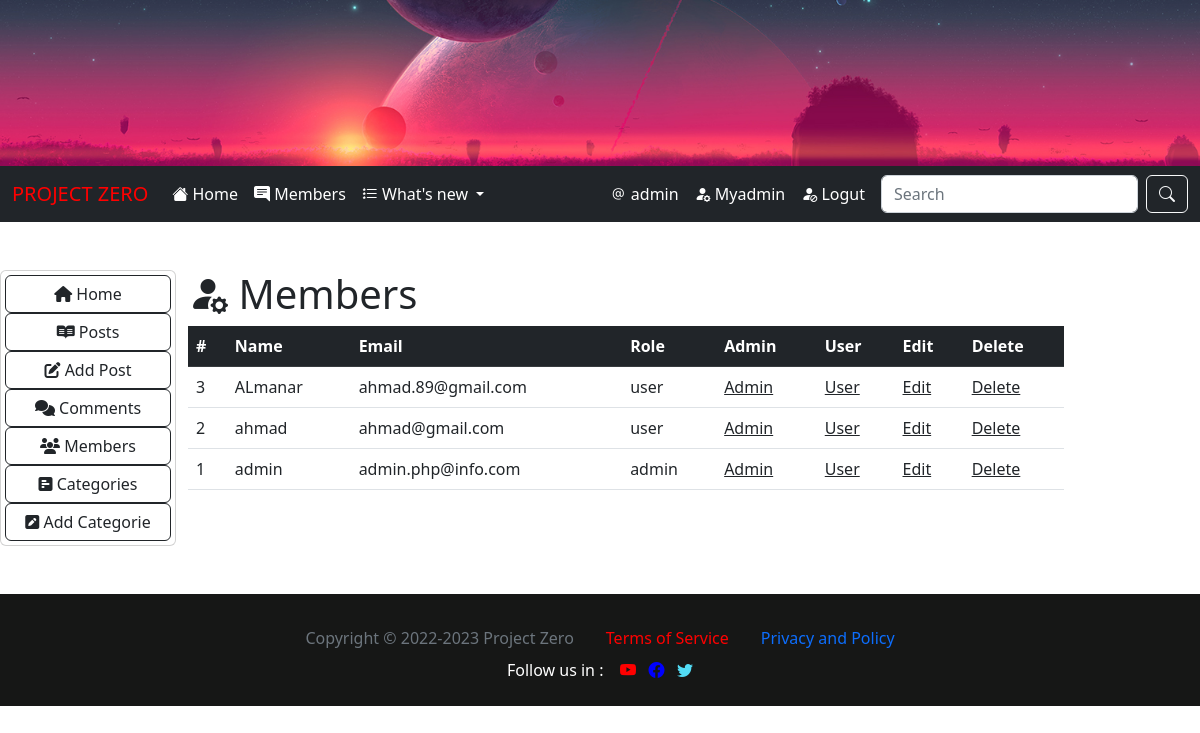
The page /admin/users.php (signed in) on the database its author committed.
### tables this page shows
CREATE TABLE `users` (
  `user_id` int(255) NOT NULL,
  `user_name` varchar(255) NOT NULL,
  `user_password` varchar(255) NOT NULL,
  `user_email` varchar(255) NOT NULL,
  `user_gender` varchar(255) NOT NULL,
  `user_role` varchar(255) NOT NULL
);

### admin/users.php (the view, shortened to what this page needs)
<?php include "nav.php"; ?>
  <div class="col-9">
    <div class="container">
      <h1 class="mt-5"><i class="bi bi-person-fill-gear"></i> Members</h1>
      <div class="table-responsive">
        <table class="table table-hover">
          <thead class="table-dark">
            <tr>
              <th scope="col">#</th>
              <th scope="col">Name</th>
              <th scope="col">Email</th>
              <th scope="col">Role</th>
              <th scope="col">Admin</th>
              <th scope="col">User</th>
              <th scope="col">Edit</th>
              <th scope="col">Delete</th>
            </tr>
          </thead>
          <tbody>
              <?php
                    $query = "SELECT * FROM users ORDER BY user_id DESC";
                    $result = $conn->prepare($query);
                    $result->execute();
                    while($row = $result->fetch()){
                        $user_id       = $row['user_id'];
                        $user_name	   = $row['user_name'];
                        $user_email    = $row['user_email'];
                        $user_role     = $row['user_role'];
                        echo "<tr>";
                        echo "<td>$user_id</td>";
                        echo "<td>$user_name</td>";
                        echo "<td>$user_email</td>";
                        echo "<td>$user_role </td>";
                        echo "<td><a class='text-dark' href='users.php?ap=$user_id'>Admin</a></td>";
                        echo "<td><a class='text-dark' href='users.php?unap=$user_id'>User</a></td>";
                        echo "<td><a class='text-dark' href='edit_user.php?edit=$user_id'>Edit</a></td>";
                        echo "<td><a class='text-dark' href='users.php?del=$user_id'>Delete</a></td>";
                        echo "</tr>";
                    }
                ?>
          </tbody>
        </table>
      </div>
    </div>
  </div>
</div>
<?php include "../footer.php";?>

### rows shown on the page
users: user_id "3", user_name "ALmanar", user_email "ahmad.89@gmail.com", user_role "user"
users: user_id "2", user_name "ahmad", user_email "ahmad@gmail.com", user_role "user"
users: user_id "1", user_name "admin", user_email "admin.php@info.com", user_role "admin"

### other values the page prints
$_SESSION['username'] "admin"
